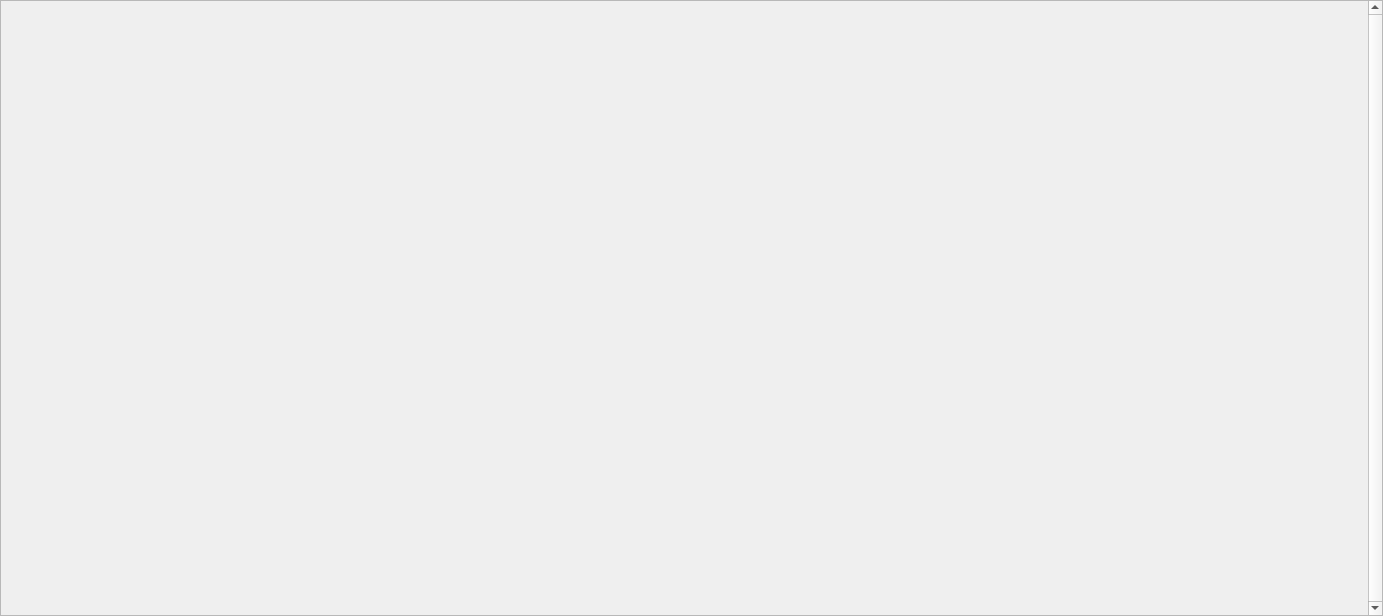
<?xml version="1.0" encoding="UTF-8"?>
<ui version="4.0">
 <class>GenePanel</class>
 <widget class="QScrollArea" name="GenePanel">
  <property name="geometry">
   <rect>
    <x>0</x>
    <y>0</y>
    <width>1383</width>
    <height>616</height>
   </rect>
  </property>
  <property name="sizePolicy">
   <sizepolicy hsizetype="Preferred" vsizetype="Expanding">
    <horstretch>0</horstretch>
    <verstretch>0</verstretch>
   </sizepolicy>
  </property>
  <property name="minimumSize">
   <size>
    <width>0</width>
    <height>100</height>
   </size>
  </property>
  <property name="windowTitle">
   <string>ScrollArea</string>
  </property>
  <property name="verticalScrollBarPolicy">
   <enum>Qt::ScrollBarAlwaysOn</enum>
  </property>
  <property name="horizontalScrollBarPolicy">
   <enum>Qt::ScrollBarAlwaysOff</enum>
  </property>
  <property name="widgetResizable">
   <bool>true</bool>
  </property>
  <widget class="QWidget" name="canvas">
   <property name="geometry">
    <rect>
     <x>0</x>
     <y>0</y>
     <width>1364</width>
     <height>614</height>
    </rect>
   </property>
  </widget>
 </widget>
 <resources/>
 <connections/>
</ui>
